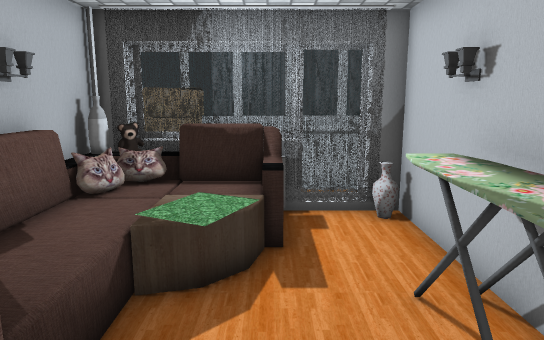
[1] (above)

15 first-person views from a walk through a 3-D level made in the Unity game engine. The camera is 1.4 m above the floor, tilts 10° down and sees 70° across. Doors are open. The floor is counted in squares, 0.5 m on a side. Each view is taken from the middle of a square. On the plan, view 1 faces up. The plan holds only what a view shows up to about 20 squares ahead; the rest is blank. The place goes on beyond the plan. The player character is not drawn. Some surface patterns are stand-ins.

[2]
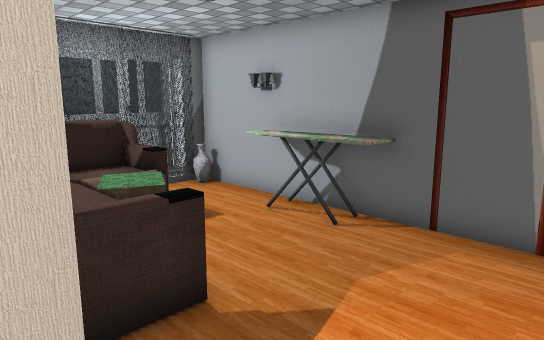

[3]
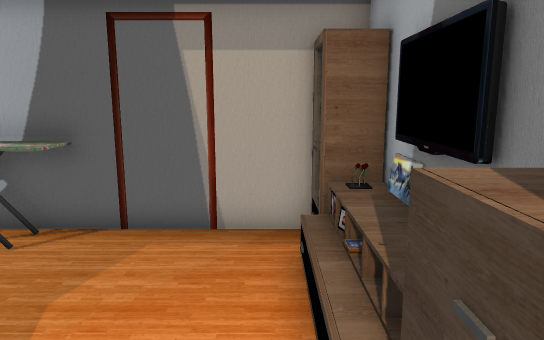

[4]
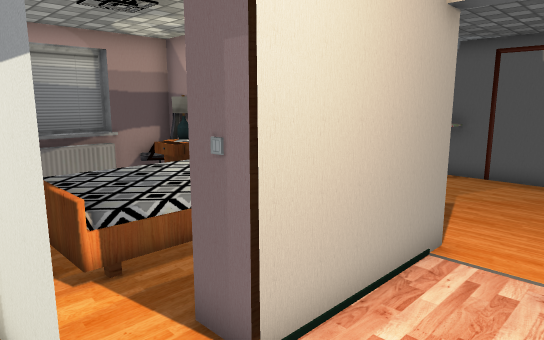

[5]
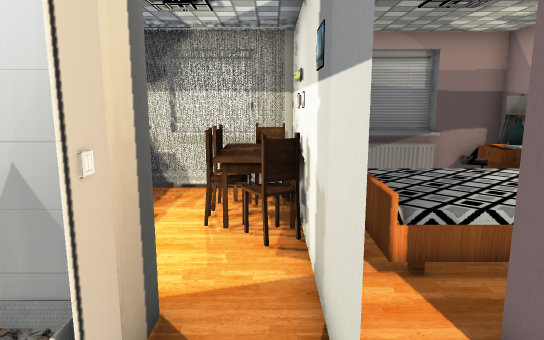

[6]
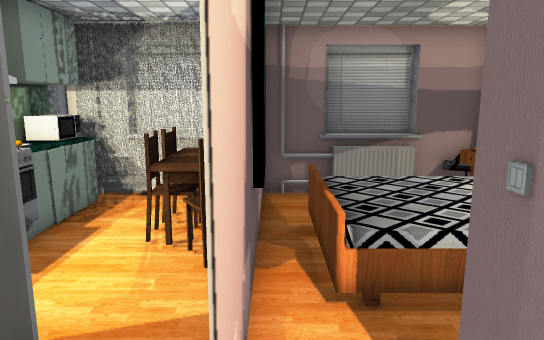

[7]
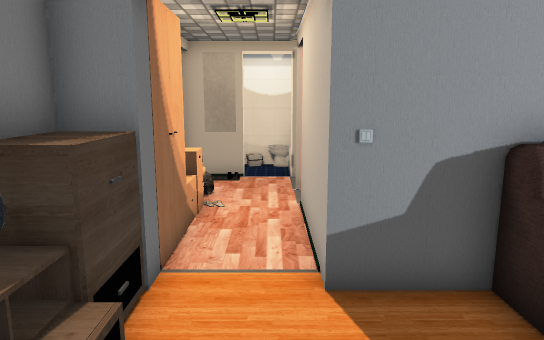

[8]
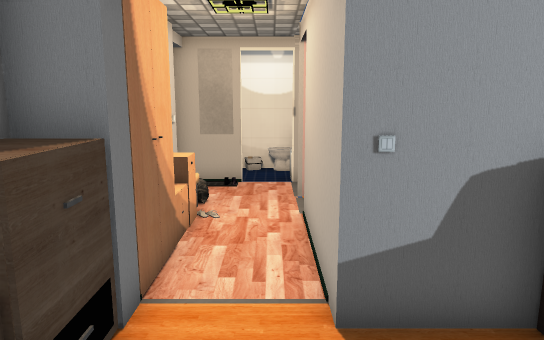

[9]
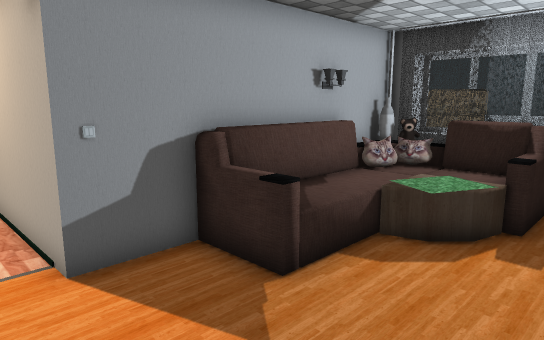

[10]
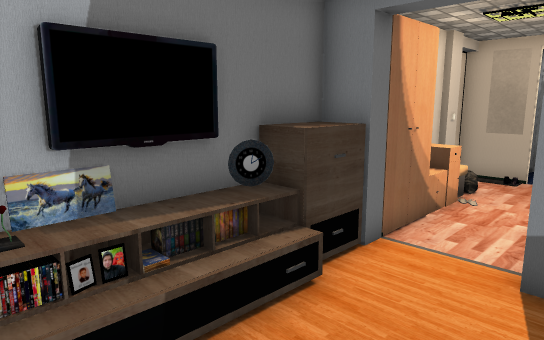

[11]
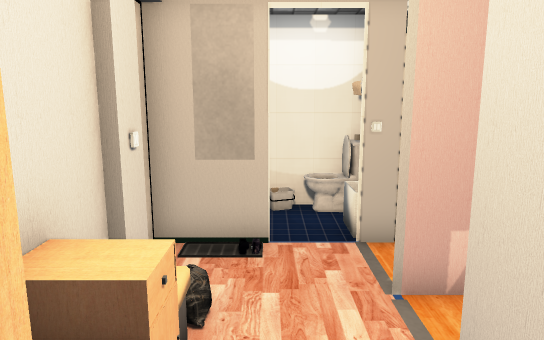

[12]
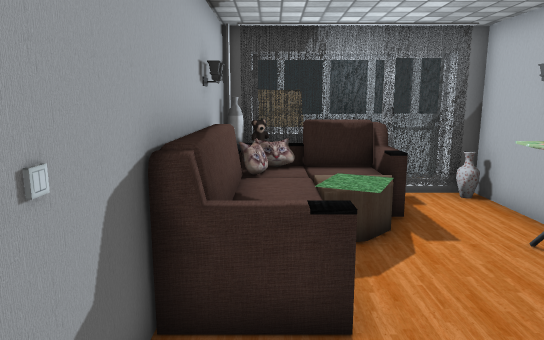

[13]
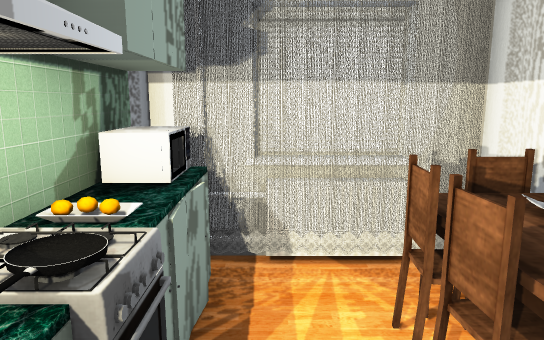

[14]
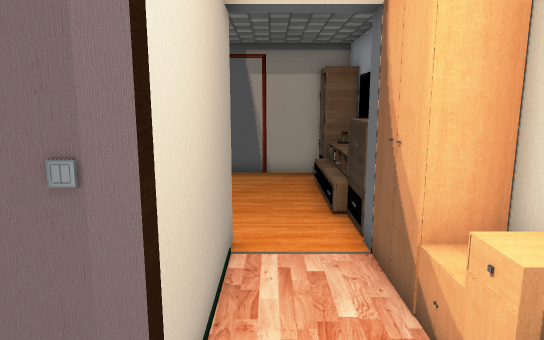

[15]
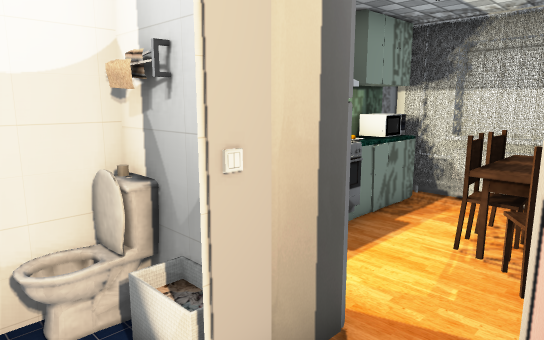

### Floor plan
Key: @ floor where view 1 was taken; # wall or solid block; . main floor; : floor 0.5 m higher than the main floor; / step, stairs or slope; D open door; = window, fence, low wall or low ledge; R radiator; S sofa; C closet; F flower; T TV; H chair; B bed; A carpet; O other object.
Columns run from 17 left of view 1 to 3 right of it. Each row starts with its distance up from view 1.
 12               ##=####
 11              OOO==  #
 10    ######R#######R###
  9 #######.RR  H#=SSR..#
  8 ##..OHO.    O#   S..#
  7 ##..H OBBB O#O //S..O
  6 ##..HO#BBBB #O /:..OO
  5  #..OO#BBBB #S //..OO
  4   ...H#BBBB BS /...OO
  3   ....#BBB   S /...OO
  2    ##.#..    SSS...OO
  1    ##.###   ##......#
  0  ####.DD######...@..#
 -1  #.DD...............#
 -2  #.DA...............#
 -3  # = .//O ###C#OOOF=#
 -4    ##############T###

Positions as (right, up) in squares from view 1, and headings:
1: (0, 0), facing up
2: (-5, -2), facing up-right
3: (-5, -2), facing right
4: (-12, -3), facing up-right
5: (-12, -3), facing up
6: (-11, -2), facing up
7: (1, -1), facing left
8: (0, -1), facing left
9: (2, -2), facing up-left
10: (2, 1), facing down-left
11: (-6, -2), facing left
12: (-3, -2), facing up
13: (-15, 3), facing up
14: (-12, -1), facing right
15: (-11, -2), facing up-left
